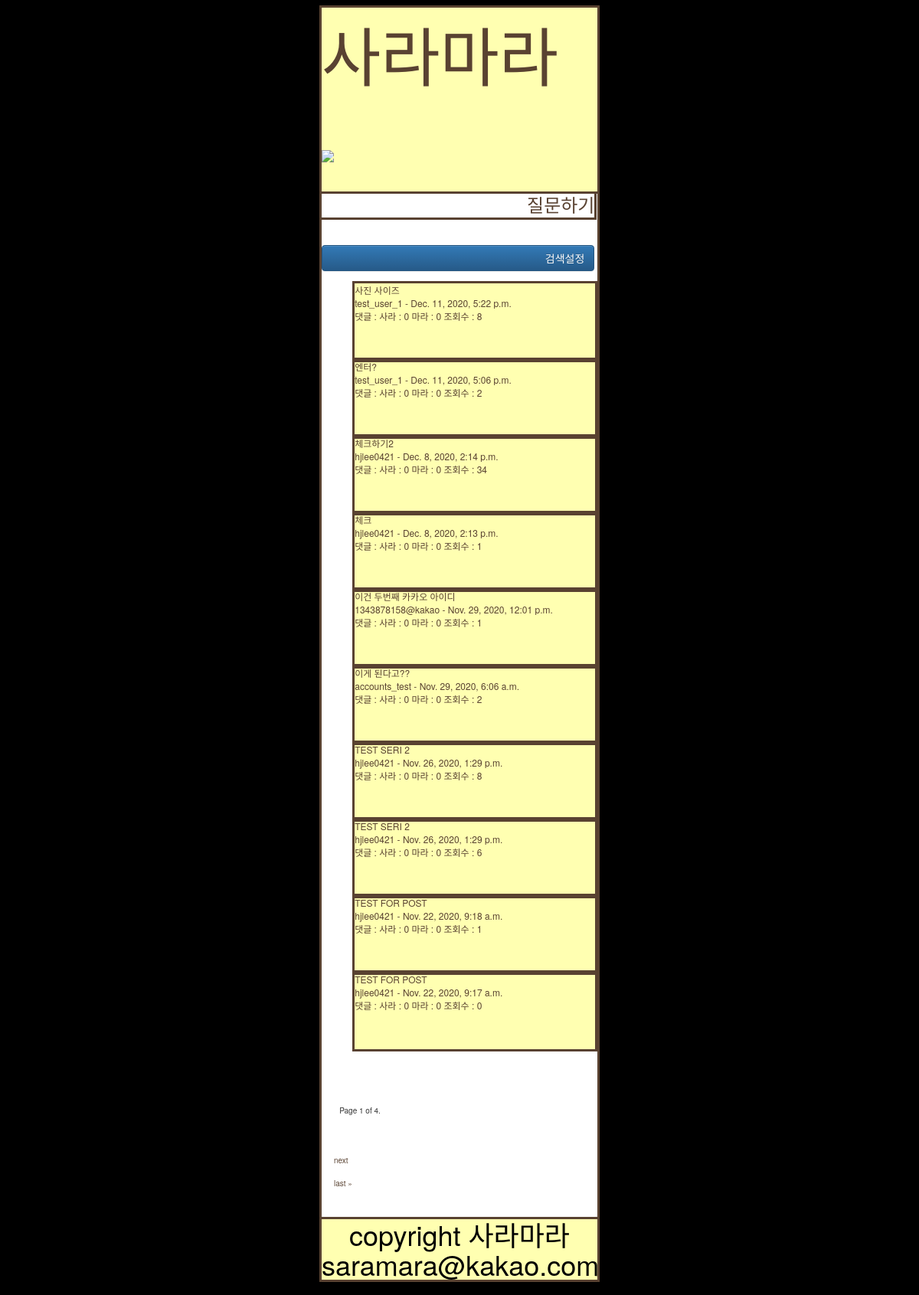
The app's page /, older data.
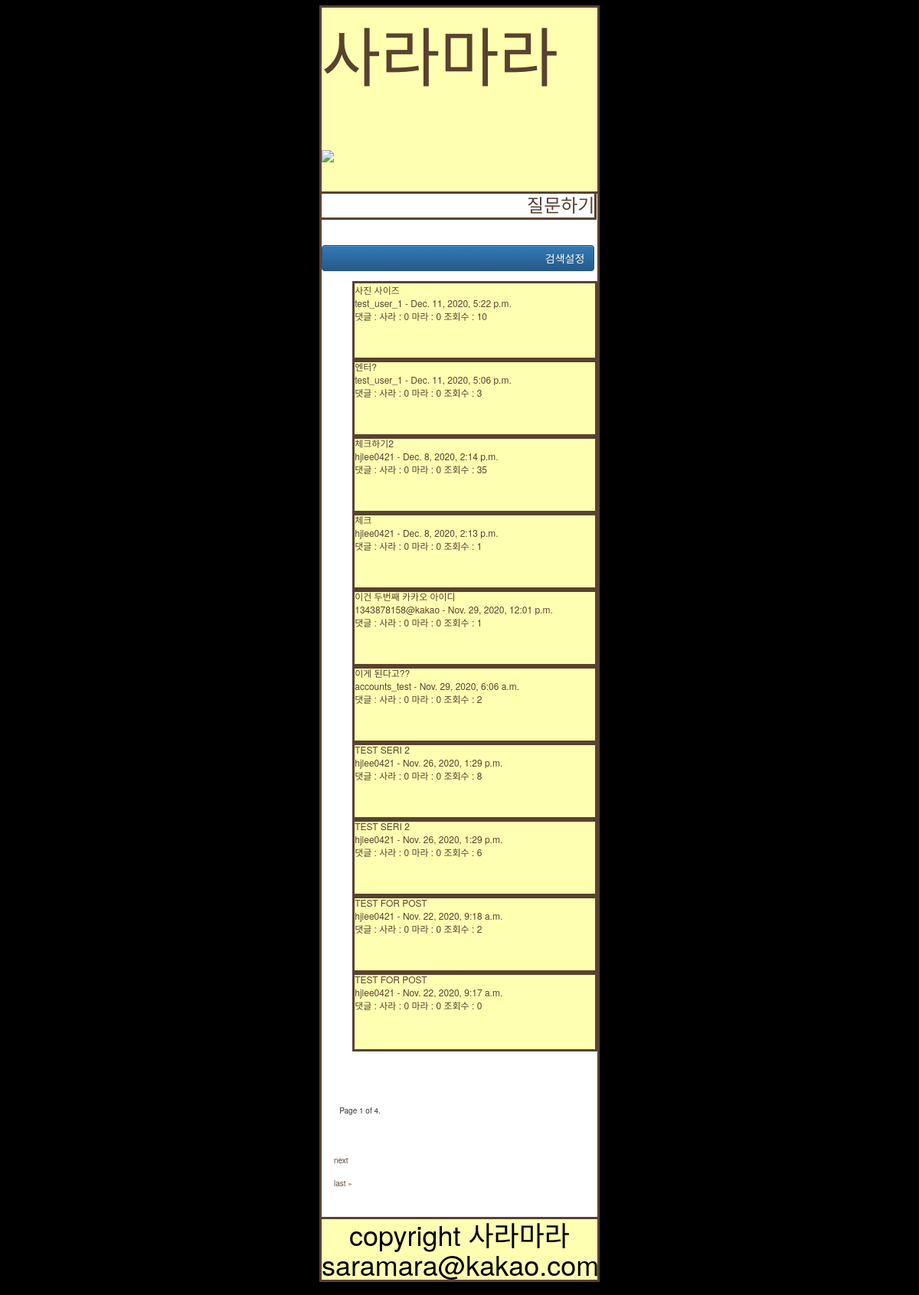
The same page, newer data.
### posts/models.py (models this page shows, shortened)
class Post(models.Model):
    author = models.ForeignKey(
        settings.AUTH_USER_MODEL, on_delete=models.CASCADE)  # settings.py 에 AUTH_USER_MODEL 확인 추천!
    title = models.CharField(max_length=128)
    price = models.CharField(max_length=128, blank=True, null=True)
    brand = models.CharField(max_length=128, blank=True, null=True)
    link = models.CharField(
        max_length=128, blank=True, null=True)
    ckcontent = RichTextUploadingField(blank=True, null=True)
    pub_date = models.DateTimeField(auto_now_add=True,
                                    verbose_name='date published')
    sara_users = models.ManyToManyField(
        settings.AUTH_USER_MODEL, related_name="sara_voter")  # [] 의 형태로 사용자를 담는다
    mara_users = models.ManyToManyField(
        settings.AUTH_USER_MODEL, related_name="mara_Voter")  # [] 의 형태로 사용자를 담는다
    view_cnt = models.IntegerField(default=0)
    CATEGORY_CHOICES = (
        ('상의', '상의'),
        ('하의', '하의'),
        ('신발', '신발'),
        ('기타', '기타'),
    )
    category = models.CharField(
        max_length=128, choices=CATEGORY_CHOICES, default='상의', null=False)
    @property
    def sara_cnt(self):
        return self.sara_users.all().count()
    @property
    def mara_cnt(self):
        return self.mara_users.all().count()
    class Meta:
        ordering = ['-id']

class User(AbstractUser):
    kakao_unique_id = models.CharField(
        max_length=128, blank=True, null=True, default="")
    kakao_access_token = models.CharField(
        max_length=128, blank=True, null=True, default="")
    profile_image = models.ImageField(
        blank=True, null=True, upload_to='profile_image', default="C:\django_project\django_project\media\profile_image\saramara_defaults.jpg")
    gender = models.CharField(
        max_length=128, blank=True, null=True, default="")
    email = models.EmailField(
        max_length=128, blank=True, null=True, default="")
    birthday = models.CharField(
        max_length=128, blank=True, null=True, default="0101")
    birthyear = models.CharField(
        max_length=128, blank=True, null=True, default=str(randint(1950, 2010)))

### posts/views.py (the view)
# urls.py: path('', views.IndexView.as_view(), name='index'),
class IndexView(generic.ListView):
    model = Post
    template_name = 'posts/index.html'
    context_object_name = 'post_objects'
    paginate_by = 10
    def get(self, request, *args, **kwargs):
        timerange = request.GET.get('timerange')
        timerange_list = ['1일', '7일', '30일']
        drone = request.GET.get('drone')
        drone_list = ['view_cnt', 'comment_cnt', 'sara_cnt', 'mara_cnt']
        category = request.GET.get('category')
        category_list = ['상의', '하의', '신발', '기타']
        keyword = request.GET.get('keyword')
        if timerange in timerange_list:
            self.queryset = self.get_queryset().filter(
                pub_date__gte=datetime.now()-timedelta(days=int(timerange[:-1])))
        if category in category_list:
            self.queryset = self.get_queryset().filter(category=category)
        if keyword:
            self.queryset = self.get_queryset().filter(Q(title__icontains=keyword)
                                                       | Q(ckcontent__icontains=keyword))
        if drone in drone_list:
            self.queryset = self.get_queryset().order_by('-'+drone)
        return super(IndexView, self).get(request, *args, **kwargs)

### posts/context_processors.py (called while the page is built)
def kakao_login_key(request):
    return {'javascript_sdk_key': str(secrets["kakao"]["javascript_key"])}

### posts/templates/posts/index.html (shortened to what this page needs)
{% extends 'posts/base.html' %} {% block content %}
<div class="ask-list" style="font-size: 2vw">
  {% if user.is_authenticated %}
  <a href="{% url 'posts:ask' %}">질문하기</a>
  {% comment %} forward to ask page {% endcomment %} {% else %}
  <a href="{% url 'posts:signin' %}">질문하기</a>
   {% endif %}
</div>
<input
  type="submit"
  class="btn btn-primary"
  id="search-button"
  value="검색설정"
  style="text-align: right; width: 99%"
/>
<br />
<div class="items-wrap">
  {% if post_objects %}
  <ul>
    {% for post in post_objects %}
    <a href="{% url 'posts:detail' post.id %}"
      ><div class="single-item" style="font-size: 1vw; height: 100px">
        {{post.title|upper}} <br />
        {{post.author}} - {{post.pub_date}}<br />
        댓글 : {{post.get_comment_cnt}} 사라 : {{post.sara_cnt}} 마라 :
        {{post.mara_cnt}} 조회수 : {{post.view_cnt}}
        <br />
      </div>
    </a>
    {% endfor %}
  </ul>
  {% else %}
  <p>no posts are available</p>
  {% endif %}
</div>
<div class="pagination" style="height: 100px; width: 100px; font-size: 10px">
  <div class="step-links">
    <br />
    <br />
    <br />
    <div class="current">
      Page {{ page_obj.number }} of {{ page_obj.paginator.num_pages }}.
    </div>
    <br />
    <br />
    <br />
    {% if page_obj.has_next %}
    <a href="?page={{ page_obj.next_page_number }}">next</a>
    <a href="?page={{ page_obj.paginator.num_pages }}">last &raquo;</a>
    {% endif %}
    <br />
    <br />
    <br />
    <br />
  </div>
</div>
{% endblock %}

### posts/templates/posts/base.html (shortened to what this page needs)
<!DOCTYPE html>
<html>
  <head>
    {% load static %}
    <link
      rel="stylesheet"
      type="text/css"
      href="{% static 'posts/style.css' %}"
    />
    <link
      rel="stylesheet"
      href="//maxcdn.bootstrapcdn.com/bootstrap/3.2.0/css/bootstrap.min.css"
    />
    <link
      rel="stylesheet"
      href="//maxcdn.bootstrapcdn.com/bootstrap/3.2.0/css/bootstrap-theme.min.css"
    />
  </head>
  <body
    style="
      background-color: black;
      width: 1000px;
      margin: 0 auto;
      padding: 10px;
      font-size: 5vw;
    "
  >
    <div class="mylayout" style="background-color: white">
      <header>
        <a href="{% url 'posts:index' %}">사라마라</a>
        <br />
        {% if user.is_authenticated %}
        <a href="{% url 'posts:mypage' %}">
          <img src="{{ user.profile_image.url }}" width="30" height="30" />
          <h2 style="font-size: 2vw">{{ user.username}}</h2>
        </a>
        <button style="font-size: 2vw" onclick="javascript:logoutWithKakao()">
          카카오Logout
        </button>
        {% else %}
        <div>
          <a id="custom-login-btn" href="javascript:loginWithKakao()">
            <img
              src="//k.kakaocdn.net/14/dn/btqCn0WEmI3/nijroPfbpCa4at5EIsjyf0/o.jpg"
              width="150"
            />
          </a>
        </div>
        {% endif %}
      </header>
      {% block content %} {% endblock %}
      <footer>
        <h1>
          copyright 사라마라<br />
          saramara@kakao.com
        </h1>
      </footer>
    </div>
  </body>
</html>

### posts/static/posts/style.css (style rules this page uses)
body { width: 360px; background-color: #000000; }
h1 { outline-style: solid; outline-color: #594231; background-color: #ffffb1; display: block; font-size: 5vw; margin: 0 auto; }
header { outline-style: solid; outline-color: #594231; background-color: #ffffb1; text-align: left; font-size: 7vw; position: relative; }
.mylayout { outline-style: solid; outline-color: #594231; position: relative; width: 360px; max-width: 360px; margin: 0 auto; }
footer { outline-style: solid; outline-color: #594231; text-align: center; font-size: 2vw; color: black; position: relative; width: 360px; max-width: 1000px; margin: auto; z-index: 1; }
.ask-list { outline-style: solid; outline-color: #594231; text-align: right; font-size: 2vw; width: 99%; }
.items-wrap { margin: 0 auto; }
.single-item { outline-style: solid; outline-color: #594231; background-color: #ffffb1; height: 100px; width: 98%; max-width: 360px; display: block; font-size: 2vw; margin: 0 auto; }
.pagination { margin: 0 auto; text-align: center; display: inline-block; }
.pagination a { color: black; float: left; padding: 8px 16px; text-decoration: none; }
a { color: #594231; text-decoration: none; }
a:link { color: #594231; text-decoration: none; }

Row changes from the older to the newer data that the page shows:
changed Post "사진 사이즈": view_cnt "8" → "10"
changed Post "엔터?": view_cnt "2" → "3"
changed Post "체크하기2": view_cnt "34" → "35"
changed Post "Nov. 22, 2020, 9:18 a.m.": view_cnt "1" → "2"
